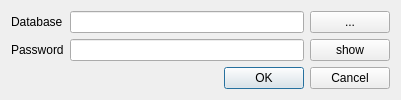
<?xml version="1.0" encoding="UTF-8"?>
<ui version="4.0">
 <class>DatabaseOpenDialog</class>
 <widget class="QDialog" name="DatabaseOpenDialog">
  <property name="geometry">
   <rect>
    <x>0</x>
    <y>0</y>
    <width>401</width>
    <height>96</height>
   </rect>
  </property>
  <property name="windowTitle">
   <string>Dialog</string>
  </property>
  <layout class="QGridLayout" name="gridLayout_2">
   <item row="4" column="1" colspan="2">
    <widget class="QDialogButtonBox" name="buttonBox">
     <property name="orientation">
      <enum>Qt::Horizontal</enum>
     </property>
     <property name="standardButtons">
      <set>QDialogButtonBox::Cancel|QDialogButtonBox::Ok</set>
     </property>
    </widget>
   </item>
   <item row="1" column="2">
    <widget class="QPushButton" name="btnDatabase">
     <property name="text">
      <string>...</string>
     </property>
    </widget>
   </item>
   <item row="3" column="2">
    <widget class="QPushButton" name="btnShow">
     <property name="text">
      <string>show</string>
     </property>
    </widget>
   </item>
   <item row="1" column="1">
    <widget class="QLineEdit" name="lblDatabaseName"/>
   </item>
   <item row="3" column="1">
    <widget class="QLineEdit" name="lblPassword">
     <property name="echoMode">
      <enum>QLineEdit::Password</enum>
     </property>
    </widget>
   </item>
   <item row="1" column="0">
    <widget class="QLabel" name="label">
     <property name="text">
      <string>Database</string>
     </property>
    </widget>
   </item>
   <item row="3" column="0">
    <widget class="QLabel" name="label_2">
     <property name="text">
      <string>Password</string>
     </property>
    </widget>
   </item>
  </layout>
 </widget>
 <resources/>
 <connections>
  <connection>
   <sender>buttonBox</sender>
   <signal>accepted()</signal>
   <receiver>DatabaseOpenDialog</receiver>
   <slot>accept()</slot>
   <hints>
    <hint type="sourcelabel">
     <x>248</x>
     <y>254</y>
    </hint>
    <hint type="destinationlabel">
     <x>157</x>
     <y>274</y>
    </hint>
   </hints>
  </connection>
  <connection>
   <sender>buttonBox</sender>
   <signal>rejected()</signal>
   <receiver>DatabaseOpenDialog</receiver>
   <slot>reject()</slot>
   <hints>
    <hint type="sourcelabel">
     <x>316</x>
     <y>260</y>
    </hint>
    <hint type="destinationlabel">
     <x>286</x>
     <y>274</y>
    </hint>
   </hints>
  </connection>
 </connections>
</ui>
